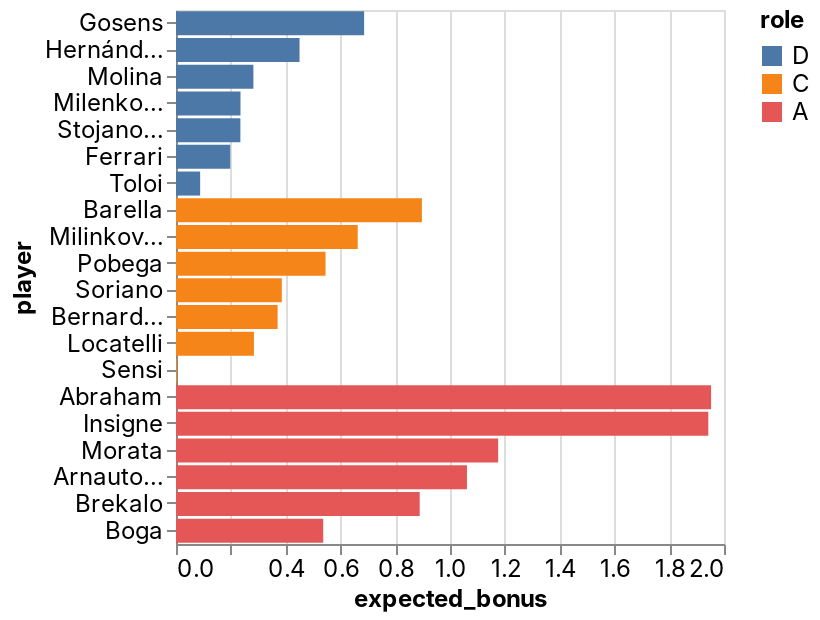

Notebook code for this chart:
### Code cell
_deepnote_run_altair(team, """{"$schema":"https://vega.github.io/schema/vega-lite/v4.json","mark":{"type":"bar","tooltip":{"content":"data"}},"height":220,"autosize":{"type":"fit"},"data":{"name":"placeholder"},"encoding":{"x":{"field":"expected_bonus","type":"quantitative","sort":null,"scale":{"type":"linear","zero":false}},"y":{"field":"player","type":"nominal","sort":null,"scale":{"type":"linear","zero":true}},"color":{"field":"role","type":"nominal","sort":null,"scale":{"type":"linear","zero":false}}}}""")

### Figure 1 — Vega-Lite specification as saved in the notebook (floating-point values rounded to 4 significant figures)
{"config": {"view": {"continuousWidth": 400, "continuousHeight": 300}, "area": {"fill": "#51C0E9"}, "axis": {"labelFont": "Inter, sans-serif", "labelFontSize": 12, "labelFontWeight": "normal", "labelLimit": 60, "labelOverlap": "greedy", "titleFont": "Inter, sans-serif", "titleFontSize": 12, "titleFontWeight": "bold"}, "background": "#ffffff", "legend": {"labelFont": "Inter, sans-serif", "labelFontSize": 12, "titleFont": "Inter, sans-serif", "titleFontSize": 12, "titleFontWeight": "bold"}, "line": {"stroke": "#51C0E9", "strokeWidth": 2}, "rect": {"fill": "#51C0E9"}, "title": {"anchor": "start", "color": "#000000", "font": "Inter, sans-serif", "fontSize": 22, "fontWeight": "normal"}}, "data": {"name": "data-3c7a1b5604737e777af347e63035409c"}, "mark": {"type": "bar", "tooltip": {"content": "data"}}, "autosize": {"type": "fit"}, "encoding": {"color": {"type": "nominal", "field": "role", "scale": {"type": "linear", "zero": false}, "sort": null}, "x": {"type": "quantitative", "field": "expected_bonus", "scale": {"type": "linear", "zero": false}, "sort": null}, "y": {"type": "nominal", "field": "player", "scale": {"type": "linear", "zero": true}, "sort": null}}, "height": 300, "width": "container", "$schema": "https://vega.github.io/schema/vega-lite/v4.json", "datasets": {"data-3c7a1b5604737e777af347e63035409c": [{"fanta_team": "MaiNa Joya_v2.0", "role": "D", "player": "Gosens", "team": "Inter", "opponent": "Cagliari", "date": "2022-05-15T00:00:00", "expected_bonus": 0.6866}, {"fanta_team": "MaiNa Joya_v2.0", "role": "D", "player": "Hernández", "team": "AC Milan", "opponent": "Atalanta", "date": "2022-05-15T00:00:00", "expected_bonus": 0.4509}, {"fanta_team": "MaiNa Joya_v2.0", "role": "D", "player": "Molina", "team": "Udinese", "opponent": "Spezia", "date": "2022-05-14T00:00:00", "expected_bonus": 0.2824}, {"fanta_team": "MaiNa Joya_v2.0", "role": "D", "player": "Milenkovic", "team": "Fiorentina", "opponent": "Sampdoria", "date": "2022-05-16T00:00:00", "expected_bonus": 0.2355}, {"fanta_team": "MaiNa Joya_v2.0", "role": "D", "player": "Stojanovic", "team": "Empoli", "opponent": "Salernitana", "date": "2022-05-14T00:00:00", "expected_bonus": 0.235}, {"fanta_team": "MaiNa Joya_v2.0", "role": "D", "player": "Ferrari", "team": "Sassuolo", "opponent": "Bologna", "date": "2022-05-15T00:00:00", "expected_bonus": 0.198}, {"fanta_team": "MaiNa Joya_v2.0", "role": "D", "player": "Toloi", "team": "Atalanta", "opponent": "AC Milan", "date": "2022-05-15T00:00:00", "expected_bonus": 0.08814}, {"fanta_team": "MaiNa Joya_v2.0", "role": "C", "player": "Barella", "team": "Inter", "opponent": "Cagliari", "date": "2022-05-15T00:00:00", "expected_bonus": 0.8975}, {"fanta_team": "MaiNa Joya_v2.0", "role": "C", "player": "Milinkovic-Savic", "team": "Lazio", "opponent": "Juventus", "date": "2022-05-16T00:00:00", "expected_bonus": 0.6632}, {"fanta_team": "MaiNa Joya_v2.0", "role": "C", "player": "Pobega", "team": "Torino", "opponent": "Verona", "date": "2022-05-14T00:00:00", "expected_bonus": 0.5457}, {"fanta_team": "MaiNa Joya_v2.0", "role": "C", "player": "Soriano", "team": "Bologna", "opponent": "Sassuolo", "date": "2022-05-15T00:00:00", "expected_bonus": 0.3862}, {"fanta_team": "MaiNa Joya_v2.0", "role": "C", "player": "Bernardeschi", "team": "Juventus", "opponent": "Lazio", "date": "2022-05-16T00:00:00", "expected_bonus": 0.3709}, {"fanta_team": "MaiNa Joya_v2.0", "role": "C", "player": "Locatelli", "team": "Juventus", "opponent": "Lazio", "date": "2022-05-16T00:00:00", "expected_bonus": 0.2844}, {"fanta_team": "MaiNa Joya_v2.0", "role": "C", "player": "Sensi", "team": "Sampdoria", "opponent": "Fiorentina", "date": "2022-05-16T00:00:00", "expected_bonus": 0.003284}, {"fanta_team": "MaiNa Joya_v2.0", "role": "A", "player": "Abraham", "team": "Roma", "opponent": "Venezia", "date": "2022-05-14T00:00:00", "expected_bonus": 1.953}, {"fanta_team": "MaiNa Joya_v2.0", "role": "A", "player": "Insigne", "team": "Napoli", "opponent": "Genoa", "date": "2022-05-15T00:00:00", "expected_bonus": 1.943}, {"fanta_team": "MaiNa Joya_v2.0", "role": "A", "player": "Morata", "team": "Juventus", "opponent": "Lazio", "date": "2022-05-16T00:00:00", "expected_bonus": 1.176}, {"fanta_team": "MaiNa Joya_v2.0", "role": "A", "player": "Arnautovic", "team": "Bologna", "opponent": "Sassuolo", "date": "2022-05-15T00:00:00", "expected_bonus": 1.062}, {"fanta_team": "MaiNa Joya_v2.0", "role": "A", "player": "Brekalo", "team": "Torino", "opponent": "Verona", "date": "2022-05-14T00:00:00", "expected_bonus": 0.8894}, {"fanta_team": "MaiNa Joya_v2.0", "role": "A", "player": "Boga", "team": "Atalanta", "opponent": "AC Milan", "date": "2022-05-15T00:00:00", "expected_bonus": 0.5373}]}}
